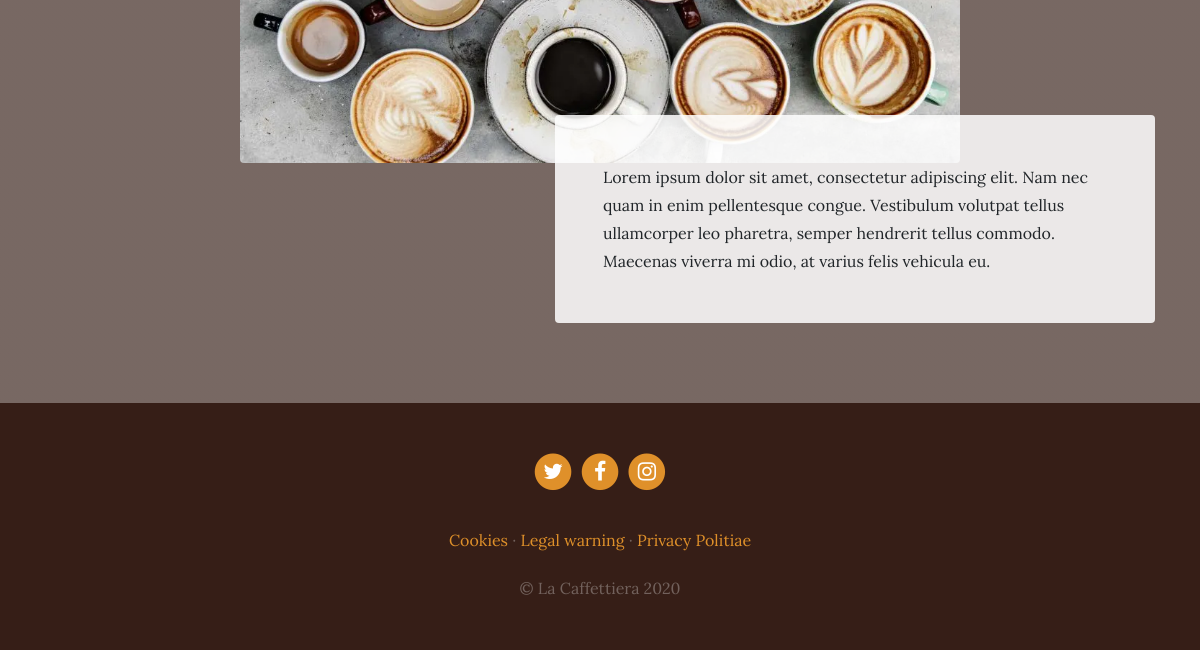
The page /services/services/ (lower part) on the database as committed earlier.
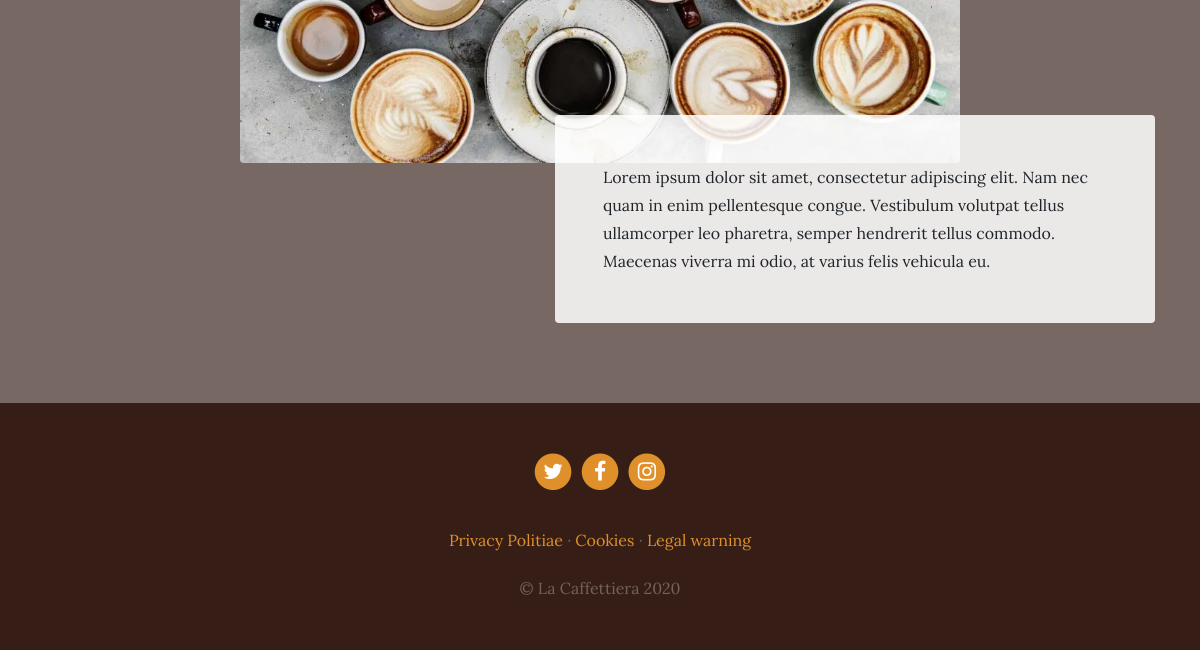
The same page on the database as committed later.
### services/models.py (models this page shows, shortened)
class Service(models.Model):
    title = models.CharField(max_length=200, blank=False, verbose_name="Title")
    subtitle = models.CharField(max_length=200, blank=False, verbose_name="Subtitle")
    content = models.TextField(blank=False, verbose_name="Content")
    image = models.ImageField(blank=False, upload_to='services', verbose_name="Image")
    created = models.DateTimeField(auto_now_add=True, verbose_name="Date and time of creation")
    updated = models.DateTimeField(auto_now=True, verbose_name="Date and time of last change")
    class Meta:
        verbose_name = "service"
        verbose_name_plural = "services"
        ordering = ["-created"]

### pages/models.py (models this page shows, shortened)
class Page(models.Model):
    title = models.CharField(verbose_name="Title", max_length=200)
    content = RichTextField(verbose_name='Content')
    order  = models.SmallIntegerField(verbose_name="Order", default=0)
    created = models.DateTimeField(auto_now_add=True, verbose_name='Date of creation')
    updated = models.DateTimeField(auto_now=True, verbose_name='Date of last modification')
    class Meta:
        verbose_name = 'page'
        verbose_name_plural = 'pages'
        ordering = ['order', 'title']

### services/views.py (the view)
# urls.py: path('services/', include('services.urls')),
def services(request):
    services = Service.objects.all()
    return render(request, 'services/services.html', {'services': services})

### pages/templatetags/pages_extras.py (called while the page is built)
@register.simple_tag
def get_page_list():
    pages = Page.objects.all()
    return pages

### social/processors.py (called while the page is built)
def ctx_dict(request):
    ctx = {}
    links = Link.objects.all()
    for link in links:
        ctx[link.key] = link.url
    return ctx

### services/templates/services/services.html (shortened to what this page needs)
{% extends 'core/base.html' %}
{% load static %}
{% block content %}
  {% for service in services reversed %}
    <section class="page-section">
      <div class="container">
        <div class="product-item">
          <img class="product-item-img mx-auto d-flex rounded img-fluid mb-3 mb-lg-0" src="{{service.image.url}}" alt="">
          <div class="product-item-description d-flex ml-auto">
            <div class="bg-faded p-5 rounded">
              <p class="mb-0">{{service.content}}</p>
            </div>
          </div>
        </div>
      </div>
    </section>
  {% endfor %}
{% endblock %}

### core/templates/core/base.html (shortened to what this page needs)
<!DOCTYPE html>
<html lang="es">
  <head>
    {% load static %}
    <link href="{% static 'core/vendor/bootstrap/css/bootstrap.min.css' %}" rel="stylesheet">
    <link href="{% static 'core/vendor/font-awesome/css/font-awesome.min.css' %}" rel="stylesheet" type="text/css">
    <link href="{% static 'core/css/business-casual.css' %}" rel="stylesheet">
  </head>
  <body>
    {% block content %}
    {% endblock %}
    <footer class="footer text-faded text-center py-5">
      <div class="container">
        <p class="m-0">
          {% if LINK_TWITTER %}
            <a href="{{LINK_TWITTER}}" class="link" target="blank">
              <span class="fa-stack fa-lg">
                <i class="fa fa-circle fa-stack-2x"></i>
                <i class="fa fa-twitter fa-stack-1x fa-inverse"></i>
              </span>
            </a>
          {% endif %}
          {% if LINK_FACEBOOK %}
            <a href="{{LINK_FACEBOOK}}" class="link" target="blank">
              <span class="fa-stack fa-lg">
                <i class="fa fa-circle fa-stack-2x"></i>
                <i class="fa fa-facebook fa-stack-1x fa-inverse"></i>
              </span>
            </a>
          {% endif %}
          {% if LINK_INSTAGRAM %}
            <a href="{{LINK_INSTAGRAM}}" class="link" target="blank">
              <span class="fa-stack fa-lg">
                <i class="fa fa-circle fa-stack-2x"></i>
                <i class="fa fa-instagram fa-stack-1x fa-inverse"></i>
              </span>
            </a>
          {% endif %}
	    </p>
        <p class="m-0 mbt">
          {% load pages_extras %}
          {% get_page_list as page_list %}
          {% for page in page_list %}
            <a href="{% url 'page' page.id page.title|slugify %}" class="link">{{page.title}}</a>
            {% if not forloop.last %}·{% endif %}
          {% endfor %}
		</p>
        <p class="m-0 mbt1">&copy; La Caffettiera 2020</p>
      </div>
	</footer>
  </body>
</html>

### core/static/core/css/business-casual.css (style rules this page uses)
body { font-family: 'Lora'; background: linear-gradient(rgba(47, 23, 15, 0.65), rgba(47, 23, 15, 0.65)), url("../img/bg.jpg"); background-attachment: fixed; background-position: center; background-size: cover; }
p { line-height: 1.75; }
.text-faded { color: rgba(255, 255, 255, 0.3); }
.page-section { margin-top: 5rem; margin-bottom: 5rem; }
.bg-faded { background-color: rgba(255, 255, 255, 0.85); }
@media (min-width: 992px) { .product-item .product-item-img { position: relative; z-index: 0; max-width: 60vw; } }
@media (min-width: 992px) { .product-item .product-item-description { position: relative; z-index: 1; margin-top: -3rem; max-width: 50vw; } }
.footer { background-color: rgba(47, 23, 15, 0.9); }
.mbt { padding-top: 2rem; }
.mbt1 { padding-top: 1.25rem; }
a.link { color: #df902a; }

Rows that differ between the two databases and show on the page:
changed Page "Privacy Politiae": now shows "·"; moves up the list
changed Page "Legal warning": no longer shows "·"
